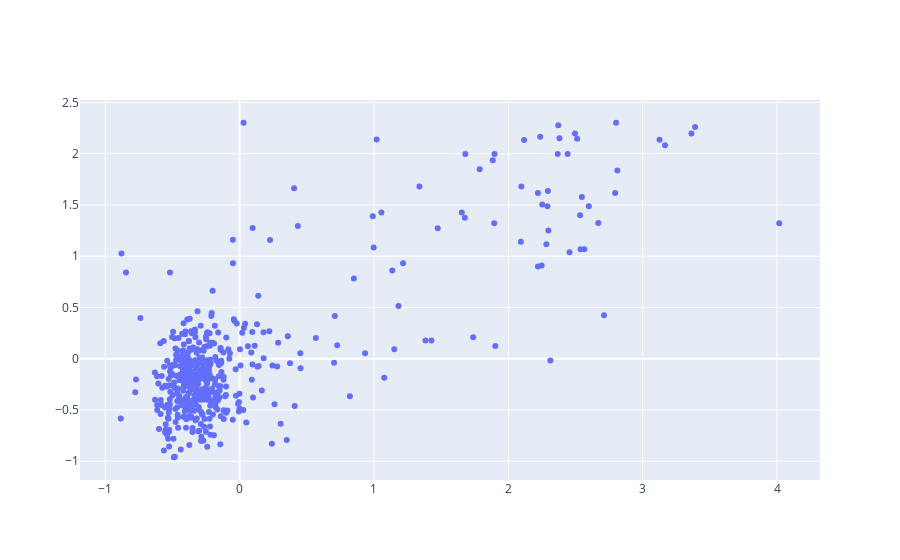

Notebook code for this chart:
### Markdown cell above
## 5.4 Analysis / interpretation

Create a scatterplot that shows the relationship between average cluster wealth (y-axis) and the predicted wealth of that cluster, as predicted by your model (x-axis). Your scatterplot should have one dot for each of the 492 DHS clusters.

How does this model's performance compare to that of the nightlights model? Can you think of any other ways (aside from deep learning) that you might use to improve the features being extracted from daytime imagery, which might improve the predictive performance of your model?

*Note:* Even if you do not choose to do parts 6-7, make sure you do parts 8 and 9!

### Code cell
reg = Ridge(alpha=1.0)
reg.fit(X=X,y=y)
predicted = reg.predict(X=X)

fig = go.Figure()

fig.add_trace(
    go.Scatter(
        x=df_dhs_daylight['cluster_wealth_mean'],
        y = predicted,
        mode = 'markers'
    )
)

print('R2 : ', reg.score(X,y))

fig.show()

### Figure 1 — Plotly figure (JSON) as saved in the notebook; plotly's stock layout.template omitted (floating-point values rounded to 4 significant figures; data arrays with more than 128 entries replaced by an {"elided": "..."} marker saying what was removed)
{"data": [{"mode": "markers", "type": "scatter", "x": {"elided": "492 float values"}, "y": {"elided": "492 float values"}}], "layout": {}}
